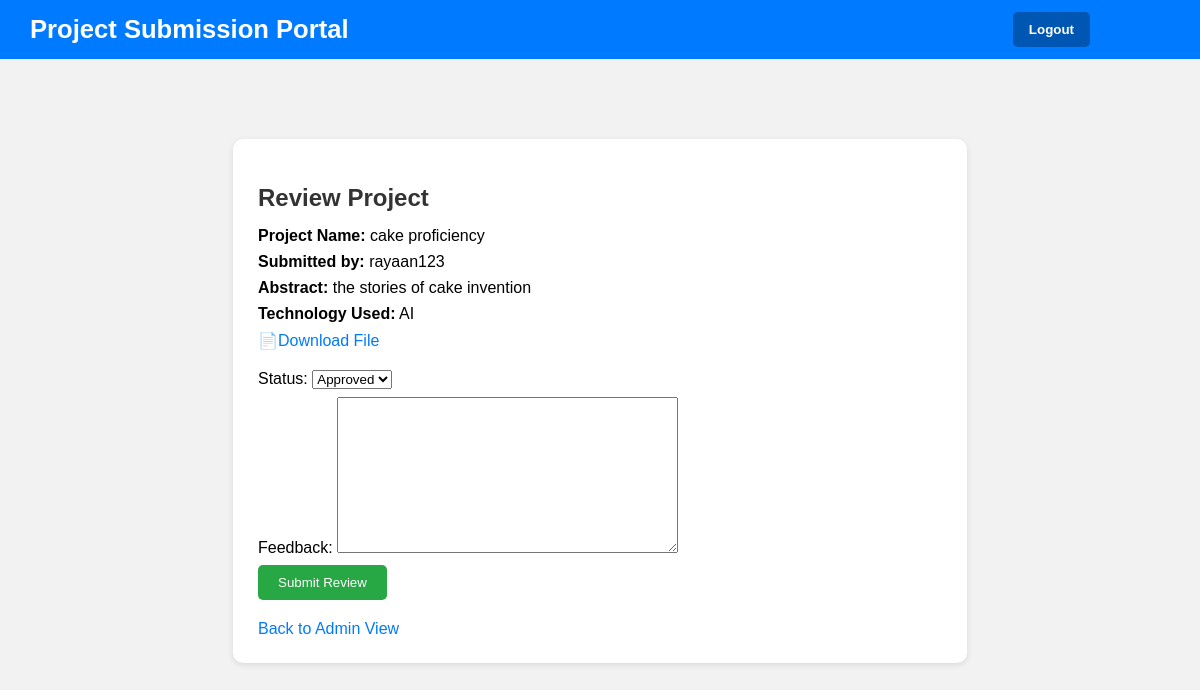
The app's page /review/3/ (signed in) with its own data.
### PortalApp/models.py (models this page shows, shortened)
class Project(models.Model):
    student = models.ForeignKey(User, on_delete=models.CASCADE)
    title = models.CharField(max_length=200)
    abstract = models.TextField()
    technology_used = models.CharField(max_length=255)
    file = models.FileField(upload_to='projects/', validators=[validate_file_type])
    submitted_at = models.DateTimeField(auto_now_add=True)
    status_choices = [
        ('Pending', 'Pending'),
        ('Approved', 'Approved'),
        ('Rejected', 'Rejected')
    ]
    status = models.CharField(max_length=20, choices=status_choices, default='Pending')
    feedback = models.TextField(blank=True, null=True)

### PortalApp/views.py (the view)
# urls.py: path('review/<int:project_id>/', views.review_project, name='review_project'),
@login_required
def review_project(request, project_id):
    if not request.user.is_staff:
        return redirect('dashboard')
    project = get_object_or_404(Project, id=project_id)
    if request.method == 'POST':
        form = ReviewForm(request.POST, instance=project)
        if form.is_valid():
            form.save()
            send_mail(
                subject='Project Review Update',
                message=f'Your project "{project.title}" has been {project.status}. Feedback: {project.feedback}',
                from_email=settings.DEFAULT_FROM_EMAIL,
                recipient_list=[project.student.email],
                fail_silently=True,
            )
            return redirect('admin_view')
    else:
        form = ReviewForm(instance=project)
    return render(request, 'review.html', {'form': form, 'project': project})

### PortalApp/forms.py
class ReviewForm(forms.ModelForm):
    class Meta:
        model = Project
        fields = ['status', 'feedback']

### PortalApp/templates/review.html (shortened to what this page needs)
{% extends "base.html" %}
{% block content %}
<div class="container">
    <h2>Review Project</h2>
    <p><strong>Project Name:</strong> {{ project.title }}</p>
    <p><strong>Submitted by:</strong> {{ project.student.username }}</p>
    <p><strong>Abstract:</strong> {{ project.abstract }}</p>
    <p><strong>Technology Used:</strong> {{ project.technology_used }}</p>
    <p><a href="{{ project.file.url }}" target="_blank">📄Download File</a></p>
    <form method="post">
        {{ form.as_p }}
        <button type="submit">Submit Review</button>
    </form>
    <a class="back-link" href="{% url 'admin_view' %}">Back to Admin View</a>
</div>
{% endblock %}

### PortalApp/templates/base.html (style rules this page uses)
body { margin: 0; font-family: Arial, sans-serif; background-color: #f2f2f2; }

### PortalApp/templates/review.html (style rules this page uses)
.container { width: 60%; margin: 50px auto; background: #fff; padding: 25px; border-radius: 10px; box-shadow: 0 2px 6px rgba(0,0,0,0.1); font-family: Arial, sans-serif; }
h2 { color: #333; margin-bottom: 15px; }
p { margin: 8px 0; }
a { color: #007bff; text-decoration: none; }
form { margin-top: 20px; }
button { padding: 10px 20px; background-color: #28a745; border: none; color: #fff; border-radius: 5px; cursor: pointer; }
.back-link { display: block; margin-top: 20px; }

### records on screen
Project: title "cake proficiency", student.username "rayaan123", abstract "the stories of cake invention", technology_used "AI", status "Approved"
